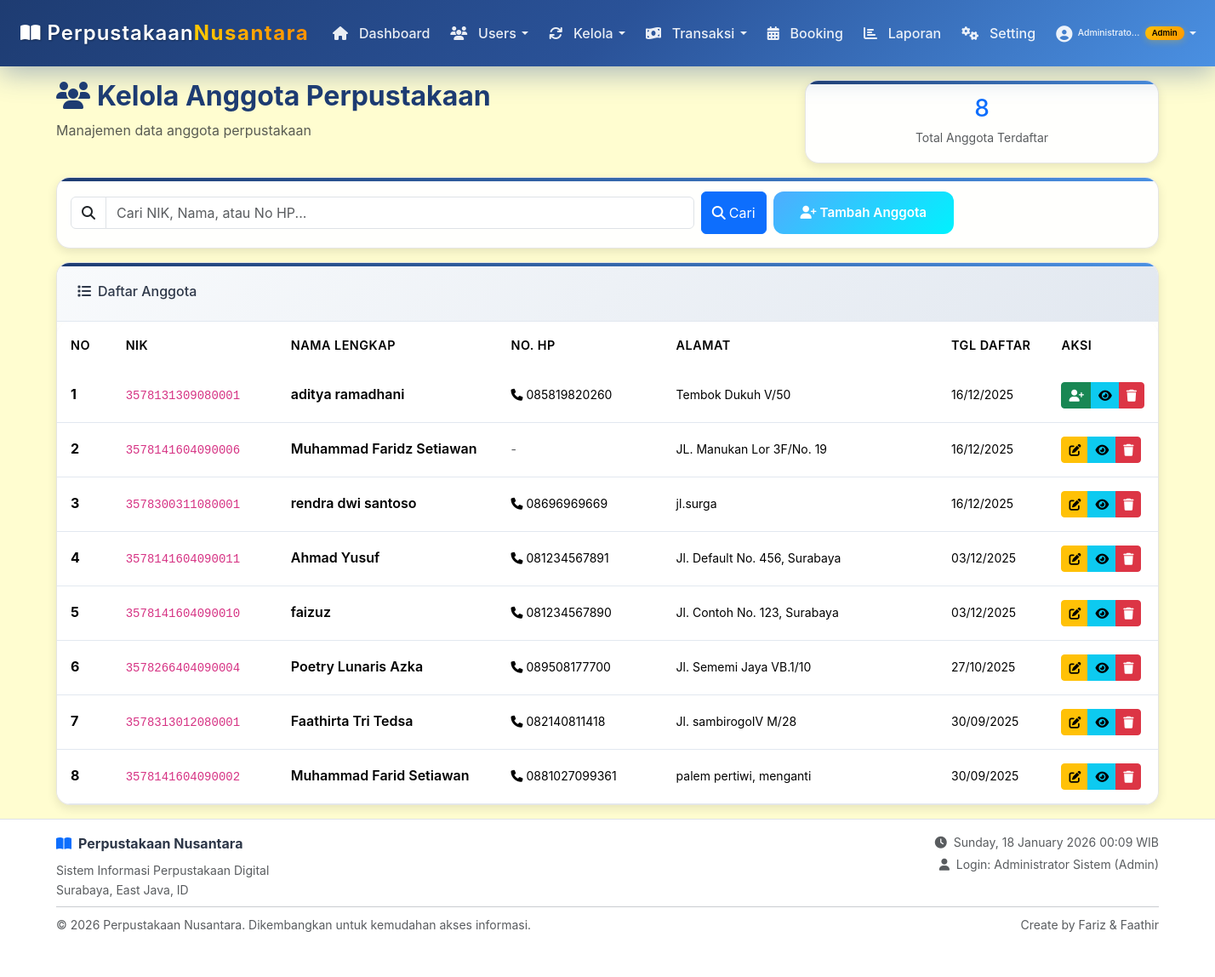
The page /admin/users/anggota.php (signed in) on the database its author committed.
### tables this page shows
CREATE TABLE `anggota` (
  `nik` varchar(20) NOT NULL,
  `nama` varchar(100) NOT NULL,
  `no_hp` varchar(15) DEFAULT NULL,
  `alamat` text NOT NULL,
  `created_at` timestamp NOT NULL DEFAULT current_timestamp(),
  `user_id` int(11) DEFAULT NULL
);

### includes/functions.php (called while the page is built, shortened)
<?php
if (!function_exists('formatTanggal')) {
    function formatTanggal($date, $format = 'd/m/Y') {
        return date($format, strtotime($date));
    }
}
?>

### admin/users/anggota.php (the view, shortened to what this page needs)
<?php
require_once '../../includes/functions.php';
include '../../config/database.php';
$search = $_GET['search'] ?? '';
$where_conditions = [];
$where_clause = !empty($where_conditions) ? 'WHERE ' . implode(' AND ', $where_conditions) : '';
try {
    $total_anggota = $conn->query("SELECT COUNT(*) FROM anggota")->fetchColumn();
} catch(PDOException $e) {
    $total_anggota = 0;
}
include '../../includes/header.php';
?>
<div class="container py-3">
    <div class="row mb-3">
        <div class="col-lg-8">
            <h2 class="fw-bold mb-2" style="color: #1e3c72;">
                <i class="fas fa-users me-2"></i>Kelola Anggota Perpustakaan
            </h2>
            <p class="text-muted mb-0">Manajemen data anggota perpustakaan</p>
        </div>
        <div class="col-lg-4">
            <div class="modern-card text-center p-3">
                <h3 class="mb-1 text-primary"><?= $total_anggota ?></h3>
                <small class="text-muted">Total Anggota Terdaftar</small>
            </div>
        </div>
    </div>
    <div class="modern-card mb-3 p-3">
        <form method="get" class="row g-2 align-items-center">
            <div class="col-md-7">
                <div class="input-group">
                    <span class="input-group-text bg-white"><i class="fas fa-search"></i></span>
                    <input type="text" name="search" class="form-control"
                           placeholder="Cari NIK, Nama, atau No HP..."
                           value="<?= htmlspecialchars($search) ?>">
                </div>
            </div>
            <div class="col-md-5">
                <div class="d-flex gap-2">
                    <button type="submit" class="btn btn-primary">
                        <i class="fas fa-search me-1"></i>Cari
                    </button>
                    <a href="tambah_user.php?role=anggota" class="btn btn-modern btn-success-modern">
                        <i class="fas fa-user-plus me-1"></i>Tambah Anggota
                    </a>
                </div>
            </div>
        </form>
    </div>
    <div class="modern-card" style="padding: 0;">
        <div class="card-header-modern">
            <h6 class="mb-0"><i class="fas fa-list me-2"></i>Daftar Anggota</h6>
        </div>
        <div class="card-body p-0">
            <div class="table-responsive">
                <table class="table table-modern mb-0">
                    <thead>
                        <tr>
                            <th style="width: 5%;">NO</th>
                            <th style="width: 15%;">NIK</th>
                            <th style="width: 20%;">NAMA LENGKAP</th>
                            <th style="width: 15%;">NO. HP</th>
                            <th style="width: 25%;">ALAMAT</th>
                            <th style="width: 10%;">TGL DAFTAR</th>
                            <th style="width: 10%;">AKSI</th>
                        </tr>
                    </thead>
                    <tbody>
                        <?php
                        try {
                            $sql = "SELECT a.*, u.id as user_id
                                    FROM anggota a
                                    LEFT JOIN users u ON a.user_id = u.id
                                    $where_clause
                                    ORDER BY a.created_at DESC, a.nama ASC";
                            $stmt = $conn->prepare($sql);
                            $stmt->execute($params);
                            $no = 1;
                            while($row = $stmt->fetch(PDO::FETCH_ASSOC)):
                        ?>
                        <tr>
                            <td><strong><?= $no++ ?></strong></td>
                            <td><code style="color: #d63384;"><?= htmlspecialchars($row['nik']) ?></code></td>
                            <td>
                                <div class="fw-semibold"><?= htmlspecialchars($row['nama']) ?></div>
                            </td>
                            <td>
                                <?php if (!empty($row['no_hp'])): ?>
                                    <small>
                                        <i class="fas fa-phone me-1"></i><?= htmlspecialchars($row['no_hp']) ?>
                                    </small>
                                <?php else: ?>
                                    <small class="text-muted">-</small>
                                <?php endif; ?>
                            </td>
                            <td>
                                <small><?= htmlspecialchars(substr($row['alamat'], 0, 50)) ?><?= strlen($row['alamat']) > 50 ? '...' : '' ?></small>
                            </td>
                            <td>
                                <small><?= formatTanggal($row['created_at']) ?></small>
                            </td>
                            <td>
                                <div class="btn-group btn-group-sm" role="group">
                                    <?php if ($row['user_id']): ?>
                                        <a href="edit_user.php?id=<?= $row['user_id'] ?>"
                                           class="btn btn-warning"
                                           title="Edit Data">
                                            <i class="fas fa-edit"></i>
                                        </a>
                                    <?php else: ?>
                                        <a href="tambah_user.php?role=anggota&nik=<?= urlencode($row['nik']) ?>"
                                           class="btn btn-success"
                                           title="Buat Akun User">
                                            <i class="fas fa-user-plus"></i>
                                        </a>
                                    <?php endif; ?>
                                    <button type="button"
                                            class="btn btn-info"
                                            onclick="showDetail('<?= htmlspecialchars(addslashes($row['nik'])) ?>', '<?= htmlspecialchars(addslashes($row['nama'])) ?>', '<?= htmlspecialchars(addslashes($row['no_hp'])) ?>', '<?= htmlspecialchars(addslashes($row['alamat'])) ?>', '<?= formatTanggal($row['created_at']) ?>')"
                                            title="Lihat Detail">
                                        <i class="fas fa-eye"></i>
                                    </button>
                                    <a href="hapus.php?type=anggota&nik=<?= urlencode($row['nik']) ?>"
                                       class="btn btn-danger"
                                       title="Hapus">
                                        <i class="fas fa-trash"></i>
                                    </a>
                                </div>
                            </td>
                        </tr>
                        <?php
                            endwhile;
                        } catch(PDOException $e) {
                            echo "<tr><td colspan='7' class='text-center text-danger py-4'>Error: " . htmlspecialchars($e->getMessage()) . "</td></tr>";
                        }
                        ?>
                    </tbody>
                </table>
            </div>
        </div>
    </div>
</div>
<?php include '../../includes/footer.php'; ?>

### assets/css/style.css (style rules this page uses)
:root { --primary-gradient: linear-gradient(135deg, #667eea 0%, #764ba2 100%); --secondary-gradient: linear-gradient(135deg, #f093fb 0%, #f5576c 100%); --success-gradient: linear-gradient(135deg, #4facfe 0%, #00f2fe 100%); --dark-bg: #1a1d29; --card-bg: #ffffff; --text-primary: #2d3748; --text-secondary: #718096; --border-color: #e2e8f0; --shadow-sm: 0 2px 4px rgba(0,0,0,0.05); --shadow-md: 0 4px 12px rgba(0,0,0,0.1); --shadow-lg: 0 8px 25px rgba(0,0,0,0.15); --border-radius: 16px; --transition: all 0.3s cubic-bezier(0.4, 0, 0.2, 1); }
* { margin: 0; padding: 0; box-sizing: border-box; }
html { height: 100%; }
body { font-family: 'Inter', sans-serif; background: #FFFDD0; color: var(--text-primary); line-height: 1.6; min-height: 100vh; display: flex; flex-direction: column; margin: 0; padding: 0; }
body > .container, #main-wrapper > .container { flex: 1 0 auto; width: 100%; padding-bottom: 2rem; }
body.admin-anggota, body.admin-petugas, body.admin-buku { background: #FFFDD0; min-height: 100vh; display: flex; flex-direction: column; }
body.admin-anggota .container, body.admin-petugas .container, body.admin-buku .container { flex: 1 0 auto; padding-bottom: 2rem; }
.modern-card { background: var(--card-bg); border: 1px solid var(--border-color); border-radius: var(--border-radius); box-shadow: var(--shadow-md); transition: var(--transition); overflow: hidden; position: relative; }
.modern-card::before { content: ''; position: absolute; top: 0; left: 0; right: 0; height: 4px; background: linear-gradient(135deg, #1e3c72 0%, #4A90E2 100%); }
.card-header-modern { background: linear-gradient(135deg, #f8fafc 0%, #e2e8f0 100%); border: none; padding: 1.5rem; border-bottom: 1px solid var(--border-color); }
.btn-modern { border: none; border-radius: 12px; padding: 0.875rem 2rem; font-weight: 600; font-size: 0.95rem; transition: var(--transition); position: relative; overflow: hidden; }
.btn-success-modern { background: var(--success-gradient); color: white; }
.table-modern { background: white; border-radius: var(--border-radius); overflow: hidden; box-shadow: var(--shadow-sm); }
.table-modern thead { background: linear-gradient(135deg, #1e3c72 0%, #4A90E2 100%); color: white; opacity: 0; transform: translateY(-20px); animation: slideDownHeader 0.6s ease-out 0.4s forwards; }
.table-modern th { font-weight: 600; border: none; padding: 1rem; font-size: 0.9rem; text-transform: uppercase; letter-spacing: 0.5px; }
.table-modern td { padding: 1rem; border: none; border-bottom: 1px solid var(--border-color); vertical-align: middle; }
.table-modern tbody tr { opacity: 0; transform: translateY(30px); animation: slideUpRow 0.6s ease-out forwards; }
.table-modern tbody tr:nth-child(1) { animation-delay: 0.5s; }
.table-modern tbody tr:nth-child(2) { animation-delay: 0.6s; }
.table-modern tbody tr:nth-child(3) { animation-delay: 0.7s; }
.table-modern tbody tr:nth-child(4) { animation-delay: 0.8s; }
.table-modern tbody tr:nth-child(5) { animation-delay: 0.9s; }
.table-modern tbody tr:nth-child(6) { animation-delay: 1.0s; }
.table-modern tbody tr:nth-child(7) { animation-delay: 1.1s; }
.table-modern tbody tr:nth-child(8) { animation-delay: 1.2s; }
body.admin-anggota, body.admin-petugas, body.admin-buku, body.petugas-dashboard, body[class*="admin-"], body[class*="petugas-"] { background: #FFFDD0 !important; background-image: none !important; }

### includes/header.php (style rules this page uses)
body { font-family: 'Inter', -apple-system, BlinkMacSystemFont, 'Segoe UI', Roboto, sans-serif; }

### admin/users/anggota.php (style rules this page uses)
body.admin-anggota .modern-card { background: rgba(255, 255, 255, 0.95); backdrop-filter: blur(10px); border: 1px solid rgba(0, 0, 0, 0.1); }

### rows shown on the page
anggota: nik "3578131309080001", nama "aditya ramadhani", no_hp "085819820260", alamat "Tembok Dukuh V/50", created_at "16/12/2025"
anggota: nik "3578141604090006", nama "Muhammad Faridz Setiawan", alamat "JL. Manukan Lor 3F/No. 19", created_at "16/12/2025"
anggota: nik "3578300311080001", nama "rendra dwi santoso", no_hp "08696969669", alamat "jl.surga", created_at "16/12/2025"
anggota: nik "3578141604090011", nama "Ahmad Yusuf", no_hp "081234567891", alamat "Jl. Default No. 456, Surabaya", created_at "03/12/2025"
anggota: nik "3578141604090010", nama "faizuz", no_hp "081234567890", alamat "Jl. Contoh No. 123, Surabaya", created_at "03/12/2025"
anggota: nik "3578266404090004", nama "Poetry Lunaris Azka", no_hp "089508177700", alamat "Jl. Sememi Jaya VB.1/10", created_at "27/10/2025"
anggota: nik "3578313012080001", nama "Faathirta Tri Tedsa", no_hp "082140811418", alamat "Jl. sambirogoIV M/28", created_at "30/09/2025"
anggota: nik "3578141604090002", nama "Muhammad Farid Setiawan", no_hp "0881027099361", alamat "palem pertiwi, menganti", created_at "30/09/2025"

### other values the page prints
strlen($nama) > 12 ? substr($nama, 0, 12) . '...' : $nama "Administrato..."
$badge_text "Admin"
$total_anggota "8"
SITE_NAME "Perpustakaan Nusantara"
$SISTEM['alamat_perpustakaan'] "Surabaya, East Java, ID"
$current_user['nama'] "Administrator Sistem"
str_replace('_', ' ', $current_user['role']) "Admin"
